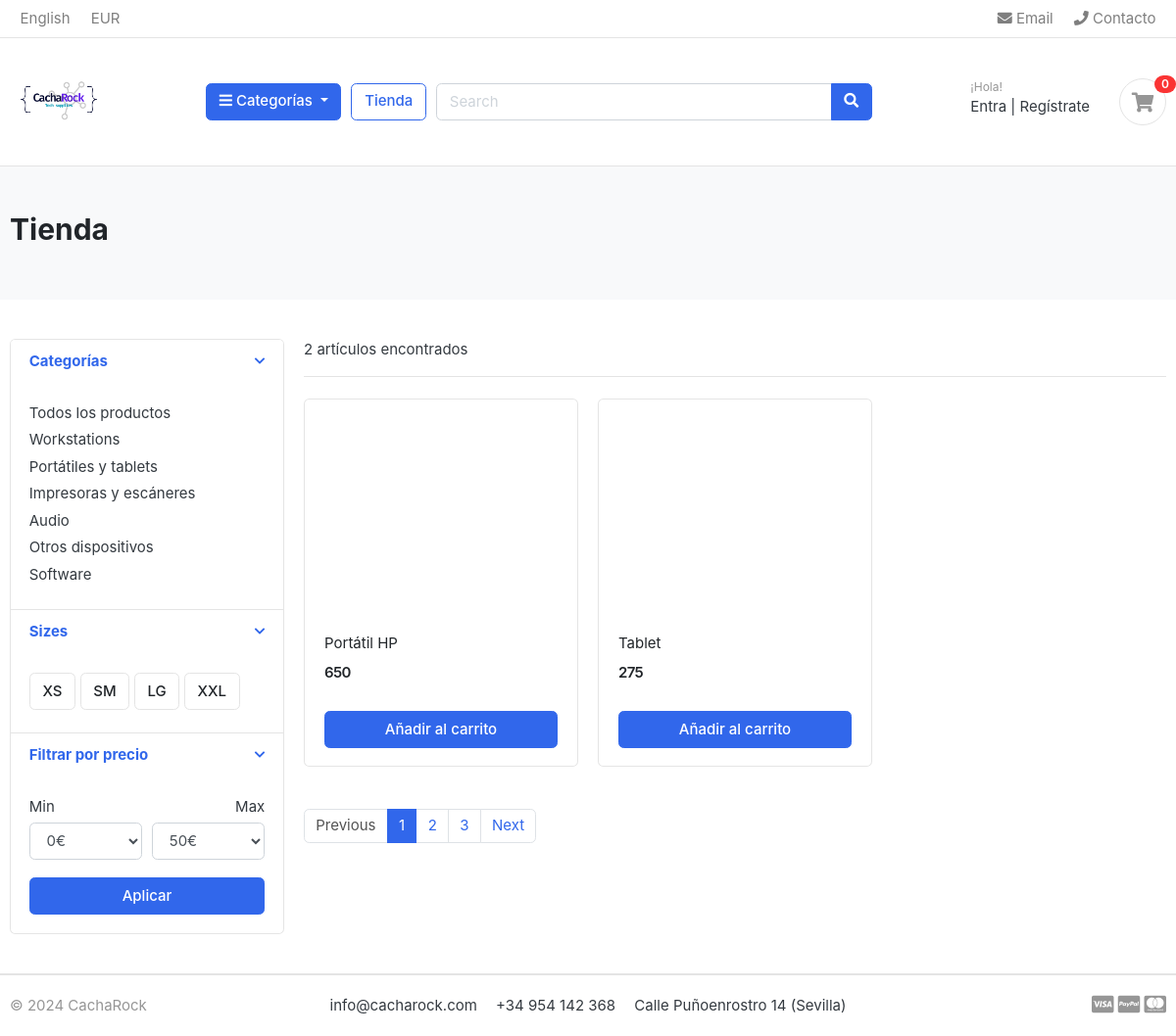
Page /tienda/portatiles-y-tablets/ on the committed database.
### categoria/models.py (models this page shows, shortened)
class Categoria(models.Model):
    nombre_categoria = models.CharField(max_length=50, unique=True)
    slug = models.SlugField(max_length=100, unique=True)
    descripcion = models.CharField(max_length=255)
    cat_imagen = models.ImageField(upload_to='imagenes/categories/', blank=True)
    class Meta():
        verbose_name = 'Categoría'
        verbose_name_plural = 'Categorías'
    def get_url(self):
        return reverse('productos_por_categoria', args=[self.slug])

### tienda/models.py (models this page shows, shortened)
class Producto(models.Model):
    nombre_producto = models.CharField(max_length=200, unique=True)
    slug = models.SlugField(max_length=200, unique=True)
    descripcion_producto = models.TextField(max_length=500, blank=True)
    precio = models.IntegerField()
    imagen = models.ImageField(upload_to='imagenes/productos')
    stock_maximo = models.IntegerField(default=0)
    stock_disponible = models.IntegerField()
    disponibilidad = models.BooleanField(default=True)
    categoria = models.ForeignKey(Categoria, on_delete=models.CASCADE)
    fecha_creacion = models.DateTimeField(auto_now_add=True)
    fecha_modificacion = models.DateTimeField(auto_now=True)
    def get_url(self):
        return reverse('detalle_producto', args=[self.categoria.slug, self.slug])

### tienda/views.py (the view)
# urls.py: path('tienda/', include('tienda.urls')),
def tienda(request, categoria_slug=None):
    categorias = None
    productos = None
    if categoria_slug != None:
        categorias = get_object_or_404(Categoria, slug=categoria_slug)
        productos = Producto.objects.filter(categoria=categorias, disponibilidad=True)
        numero_productos = productos.count()
    else:
        productos = Producto.objects.all().filter(disponibilidad=True)
        numero_productos = productos.count()
    print("Número de productos:", len(productos))
    context = {
        'productos': productos,
        'numero_productos' : numero_productos
    }
    return render(request, 'tienda/tienda.html', context)

### categoria/context_processors.py (called while the page is built)
def menu_links(request):
    links = Categoria.objects.all()
    return dict(links=links)

### templates/tienda/tienda.html (shortened to what this page needs)
{% extends "base.html" %}
{% load static %}
{% block content %}
<section class="section-pagetop bg">
    <div class="container">
        <h2 class="title-page">Tienda</h2>
    </div>
    </section>
<section class="section-content padding-y">
    <div class="container">
    <div class="row">
        <aside class="col-md-3">
    <div class="card">
        <article class="filter-group">
            <header class="card-header">
                <a href="#" data-toggle="collapse" data-target="#collapse_1" aria-expanded="true" class="">
                    <i class="icon-control fa fa-chevron-down"></i>
                    <h6 class="title">Categorías</h6>
                </a>
            </header>
            <div class="filter-content collapse show" id="collapse_1">
                <div class="card-body">
                    <ul class="list-menu">
                        <li><a href="{% url 'tienda' %}">Todos los productos  </a></li>
                    {% for categoria in links %}
                    <li><a href="{{ categoria.get_url }}">{{ categoria.nombre_categoria }}  </a></li>
                    {% endfor %}
                    </ul>
                </div>
            </div>
        </article>
        <article class="filter-group">
            <header class="card-header">
                <a href="#" data-toggle="collapse" data-target="#collapse_4" aria-expanded="true" class="">
                    <i class="icon-control fa fa-chevron-down"></i>
                    <h6 class="title">Sizes </h6>
                </a>
            </header>
            <div class="filter-content collapse show" id="collapse_4">
                <div class="card-body">
                  <label class="checkbox-btn">
                    <span class="btn btn-light"> XS </span>
                  </label>
                  <label class="checkbox-btn">
                    <span class="btn btn-light"> SM </span>
                  </label>
                  <label class="checkbox-btn">
                    <span class="btn btn-light"> LG </span>
                  </label>
                  <label class="checkbox-btn">
                    <span class="btn btn-light"> XXL </span>
                  </label>
            </div>
            </div>
        </article>
        <article class="filter-group">
            <header class="card-header">
                <a href="#" data-toggle="collapse" data-target="#collapse_3" aria-expanded="true" class="">
                    <i class="icon-control fa fa-chevron-down"></i>
                    <h6 class="title">Filtrar por precio </h6>
                </a>
            </header>
            <div class="filter-content collapse show" id="collapse_3">
                <div class="card-body">
                    <div class="form-row">
                    <div class="form-group col-md-6">
                      <label>Min</label>
                          <select class="mr-2 form-control">
                            <option value="0">0€</option>
                        </select>
                    </div>
                    <div class="form-group text-right col-md-6">
                      <label>Max</label>
                          <select class="mr-2 form-control">
                            <option value="50">50€</option>
                        </select>
                    </div>
                    </div>
                    <button class="btn btn-block btn-primary">Aplicar</button>
                </div>
            </div>
        </article>
    </div>
        </aside>
        <main class="col-md-9">
    <header class="border-bottom mb-4 pb-3">
            <div class="form-inline">
                <span class="mr-md-auto">{{ numero_productos }} artículos encontrados </span>
            </div>
    </header>
    <div class="row">
        {% for producto in productos %}
        <div class="col-md-4">
            <figure class="card card-product-grid">
                <div class="img-wrap">
                </div>
                <figcaption class="info-wrap">
                    <div class="fix-height">
                        <a href="{{ producto.get_url }}" class="title">{{ producto.nombre_producto }}</a>
                        <div class="price-wrap mt-2">
                            <span class="price">{{ producto.precio }}</span>
                        </div>
                    </div>
                    <a href="{% url 'add_cart' producto.id %}" class="btn btn-block btn-primary">Añadir al carrito </a>
                </figcaption>
            </figure>
        </div>
        {% endfor %}
    </div>
    <nav class="mt-4" aria-label="Page navigation sample">
      <ul class="pagination">
        <li class="page-item disabled"><a class="page-link" href="#">Previous</a></li>
        <li class="page-item active"><a class="page-link" href="#">1</a></li>
        <li class="page-item"><a class="page-link" href="#">2</a></li>
        <li class="page-item"><a class="page-link" href="#">3</a></li>
        <li class="page-item"><a class="page-link" href="#">Next</a></li>
      </ul>
    </nav>
        </main>
    </div>
    </div>
    </section>
{% endblock content %}

### eshop/static/css/ui.css (style rules this page uses)
html { font-family: "Inter", sans-serif; font-size: 15px; }
.img-wrap { text-align: center; display: block; }
.price-wrap { letter-spacing: -0.7px; }
.padding-y { padding-top: 40px; padding-bottom: 40px; }
figure { margin-bottom: 0; }
article:after, .form-group:after { display: block; clear: both; content: ""; }
.bg { background-color: #f8f9fa; }
.title-page { color: #212529; }
.btn-light { background-color: #fff; border-color: #e4e4e4; }
[class*=list-] li:after { visibility: hidden; display: block; content: ""; overflow: hidden; height: 0; clear: both; }
.list-menu { list-style: none; margin: 0; padding-left: 0; }
.list-menu li { margin-bottom: 5px; }
.list-menu a { color: #343a40; }
[class*=card-product] a.title { color: #212529; display: block; }
[class*=card-product] .img-wrap { overflow: hidden; position: relative; }
.card-product-grid { margin-bottom: 20px; }
.card-product-grid .img-wrap { border-radius: 0.2rem 0.2rem 0 0; height: 220px; }
.card-product-grid .info-wrap { overflow: hidden; padding: 18px 20px; }
.card-product-grid .fix-height { height: 80px; overflow: hidden; }
.card .img-wrap { overflow: hidden; }
.price { font-weight: 600; color: #212529; }
.icon-control { margin-top: 5px; float: right; font-size: 80%; }
.card-header .title { margin-bottom: 0; line-height: 1.5; }
.filter-group { border-bottom: 1px solid #e4e4e4; }
.filter-group .card-header { border-bottom: 0; }
.filter-group:last-child { border-bottom: 0; }
.checkbox-btn { position: relative; }
.section-pagetop { padding: 45px 0; }

### rows in the picture
Categoria: nombre_categoria "Workstations"
Categoria: nombre_categoria "Portátiles y tablets"
Categoria: nombre_categoria "Impresoras y escáneres"
Categoria: nombre_categoria "Audio"
Categoria: nombre_categoria "Otros dispositivos"
Categoria: nombre_categoria "Software"
Producto: nombre_producto "Portátil HP", precio "650"
Producto: nombre_producto "Tablet", precio "275"

### other values in the picture
{{ numero_productos }} "2"
